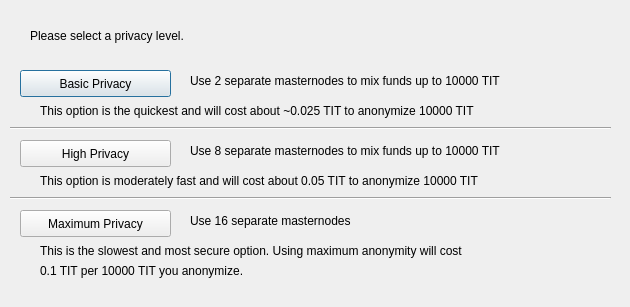
<?xml version="1.0" encoding="UTF-8"?>
<ui version="4.0">
 <class>ObfuscationConfig</class>
 <widget class="QDialog" name="ObfuscationConfig">
  <property name="geometry">
   <rect>
    <x>0</x>
    <y>0</y>
    <width>630</width>
    <height>307</height>
   </rect>
  </property>
  <property name="windowTitle">
   <string>Configure Obfuscation</string>
  </property>
  <widget class="QPushButton" name="buttonBasic">
   <property name="geometry">
    <rect>
     <x>20</x>
     <y>70</y>
     <width>151</width>
     <height>27</height>
    </rect>
   </property>
   <property name="text">
    <string>Basic Privacy</string>
   </property>
  </widget>
  <widget class="QPushButton" name="buttonHigh">
   <property name="geometry">
    <rect>
     <x>20</x>
     <y>140</y>
     <width>151</width>
     <height>27</height>
    </rect>
   </property>
   <property name="text">
    <string>High Privacy</string>
   </property>
  </widget>
  <widget class="QPushButton" name="buttonMax">
   <property name="geometry">
    <rect>
     <x>20</x>
     <y>210</y>
     <width>151</width>
     <height>27</height>
    </rect>
   </property>
   <property name="text">
    <string>Maximum Privacy</string>
   </property>
  </widget>
  <widget class="QLabel" name="label">
   <property name="geometry">
    <rect>
     <x>30</x>
     <y>20</y>
     <width>571</width>
     <height>31</height>
    </rect>
   </property>
   <property name="text">
    <string>Please select a privacy level.</string>
   </property>
  </widget>
  <widget class="QLabel" name="label_2">
   <property name="geometry">
    <rect>
     <x>190</x>
     <y>70</y>
     <width>421</width>
     <height>21</height>
    </rect>
   </property>
   <property name="text">
    <string>Use 2 separate masternodes to mix funds up to 10000 TIT</string>
   </property>
  </widget>
  <widget class="QLabel" name="label_3">
   <property name="geometry">
    <rect>
     <x>190</x>
     <y>140</y>
     <width>411</width>
     <height>21</height>
    </rect>
   </property>
   <property name="text">
    <string>Use 8 separate masternodes to mix funds up to 10000 TIT</string>
   </property>
  </widget>
  <widget class="QLabel" name="label_4">
   <property name="geometry">
    <rect>
     <x>190</x>
     <y>210</y>
     <width>421</width>
     <height>21</height>
    </rect>
   </property>
   <property name="text">
    <string>Use 16 separate masternodes</string>
   </property>
  </widget>
  <widget class="QLabel" name="label_6">
   <property name="geometry">
    <rect>
     <x>40</x>
     <y>100</y>
     <width>561</width>
     <height>21</height>
    </rect>
   </property>
   <property name="text">
    <string>This option is the quickest and will cost about ~0.025 TIT to anonymize 10000 TIT</string>
   </property>
  </widget>
  <widget class="QLabel" name="label_7">
   <property name="geometry">
    <rect>
     <x>40</x>
     <y>170</y>
     <width>561</width>
     <height>21</height>
    </rect>
   </property>
   <property name="text">
    <string>This option is moderately fast and will cost about 0.05 TIT to anonymize 10000 TIT</string>
   </property>
  </widget>
  <widget class="QLabel" name="label_8">
   <property name="geometry">
    <rect>
     <x>40</x>
     <y>240</y>
     <width>561</width>
     <height>21</height>
    </rect>
   </property>
   <property name="text">
    <string>This is the slowest and most secure option. Using maximum anonymity will cost</string>
   </property>
  </widget>
  <widget class="QLabel" name="label_9">
   <property name="geometry">
    <rect>
     <x>40</x>
     <y>260</y>
     <width>561</width>
     <height>21</height>
    </rect>
   </property>
   <property name="text">
    <string>0.1 TIT per 10000 TIT you anonymize.</string>
   </property>
  </widget>
  <widget class="Line" name="line">
   <property name="geometry">
    <rect>
     <x>10</x>
     <y>120</y>
     <width>601</width>
     <height>16</height>
    </rect>
   </property>
   <property name="orientation">
    <enum>Qt::Horizontal</enum>
   </property>
  </widget>
  <widget class="Line" name="line_2">
   <property name="geometry">
    <rect>
     <x>10</x>
     <y>190</y>
     <width>601</width>
     <height>16</height>
    </rect>
   </property>
   <property name="orientation">
    <enum>Qt::Horizontal</enum>
   </property>
  </widget>
 </widget>
 <resources/>
 <connections/>
</ui>
